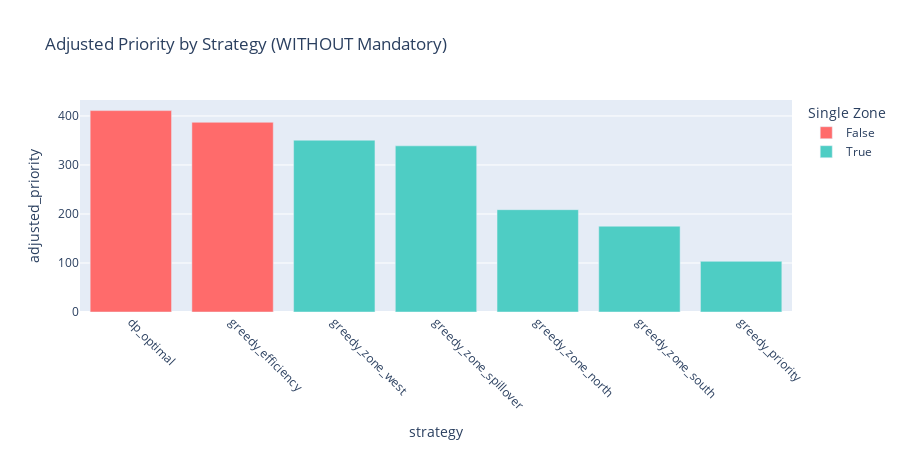

Here is the notebook cell this chart was saved with:
### Code cell
# Bar chart: Adjusted priority per candidate (Non-Mandatory)
fig = px.bar(
    non_mandatory_summary_df.sort_values("adjusted_priority", ascending=False),
    x="strategy",
    y="adjusted_priority",
    color="is_single_zone",
    title="Adjusted Priority by Strategy (WITHOUT Mandatory)",
    color_discrete_map={True: "#4ECDC4", False: "#FF6B6B"},
    labels={"is_single_zone": "Single Zone"},
)
fig.update_layout(height=450, xaxis_tickangle=45)
fig.show()

### Figure 1 — Plotly figure (JSON) as saved in the notebook; plotly's stock layout.template omitted (floating-point values rounded to 4 significant figures)
{"data": [{"hovertemplate": "Single Zone=False<br>strategy=%{x}<br>adjusted_priority=%{y}<extra></extra>", "legendgroup": "False", "marker": {"color": "#FF6B6B", "pattern": {"shape": ""}}, "name": "False", "orientation": "v", "showlegend": true, "textposition": "auto", "type": "bar", "x": ["dp_optimal", "greedy_efficiency"], "xaxis": "x", "y": [410.9, 387.1], "yaxis": "y"}, {"hovertemplate": "Single Zone=True<br>strategy=%{x}<br>adjusted_priority=%{y}<extra></extra>", "legendgroup": "True", "marker": {"color": "#4ECDC4", "pattern": {"shape": ""}}, "name": "True", "orientation": "v", "showlegend": true, "textposition": "auto", "type": "bar", "x": ["greedy_zone_west", "greedy_zone_spillover", "greedy_zone_north", "greedy_zone_south", "greedy_priority"], "xaxis": "x", "y": [350.5, 339.0, 208.8, 175.0, 103.4], "yaxis": "y"}], "layout": {"barmode": "relative", "height": 450, "legend": {"title": {"text": "Single Zone"}, "tracegroupgap": 0}, "title": {"text": "Adjusted Priority by Strategy (WITHOUT Mandatory)"}, "xaxis": {"anchor": "y", "domain": [0, 1], "tickangle": 45, "title": {"text": "strategy"}}, "yaxis": {"anchor": "x", "domain": [0, 1], "title": {"text": "adjusted_priority"}}}}
